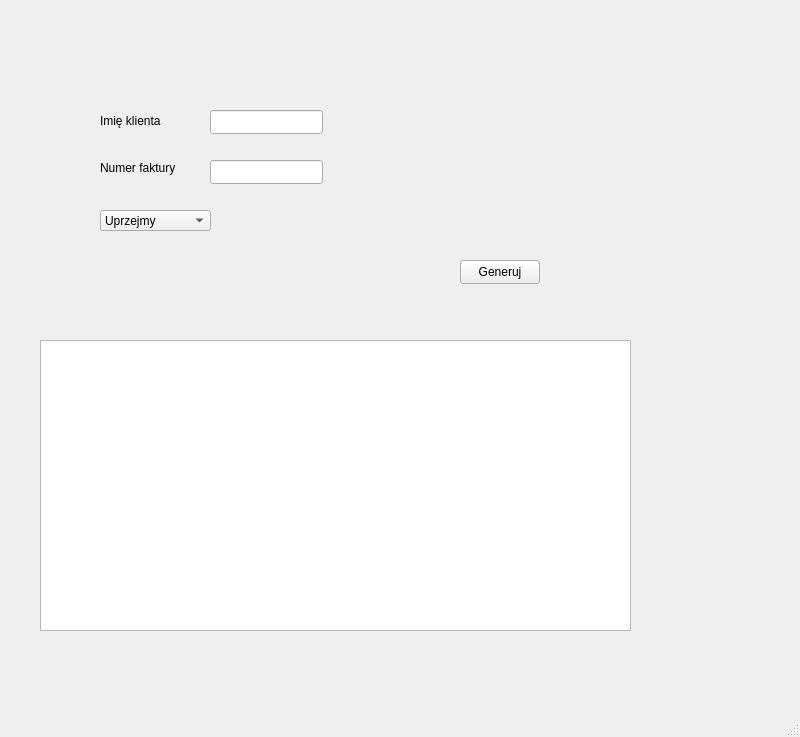
<?xml version="1.0" encoding="UTF-8"?>
<ui version="4.0">
 <class>MainWindow</class>
 <widget class="QMainWindow" name="MainWindow">
  <property name="geometry">
   <rect>
    <x>0</x>
    <y>0</y>
    <width>800</width>
    <height>737</height>
   </rect>
  </property>
  <property name="windowTitle">
   <string>MainWindow</string>
  </property>
  <widget class="QWidget" name="centralwidget">
   <widget class="QLabel" name="label">
    <property name="geometry">
     <rect>
      <x>100</x>
      <y>110</y>
      <width>101</width>
      <height>21</height>
     </rect>
    </property>
    <property name="text">
     <string>Imię klienta</string>
    </property>
   </widget>
   <widget class="QLabel" name="label_2">
    <property name="geometry">
     <rect>
      <x>100</x>
      <y>160</y>
      <width>101</width>
      <height>16</height>
     </rect>
    </property>
    <property name="text">
     <string>Numer faktury</string>
    </property>
   </widget>
   <widget class="QLineEdit" name="lineEdit">
    <property name="geometry">
     <rect>
      <x>210</x>
      <y>110</y>
      <width>113</width>
      <height>24</height>
     </rect>
    </property>
   </widget>
   <widget class="QLineEdit" name="lineEdit_2">
    <property name="geometry">
     <rect>
      <x>210</x>
      <y>160</y>
      <width>113</width>
      <height>24</height>
     </rect>
    </property>
   </widget>
   <widget class="QPushButton" name="pushButton">
    <property name="geometry">
     <rect>
      <x>460</x>
      <y>260</y>
      <width>80</width>
      <height>24</height>
     </rect>
    </property>
    <property name="text">
     <string>Generuj</string>
    </property>
   </widget>
   <widget class="QPlainTextEdit" name="plainTextEdit">
    <property name="geometry">
     <rect>
      <x>40</x>
      <y>340</y>
      <width>591</width>
      <height>291</height>
     </rect>
    </property>
   </widget>
   <widget class="QComboBox" name="comboBox">
    <property name="geometry">
     <rect>
      <x>100</x>
      <y>210</y>
      <width>111</width>
      <height>21</height>
     </rect>
    </property>
    <item>
     <property name="text">
      <string>Uprzejmy</string>
     </property>
    </item>
    <item>
     <property name="text">
      <string>Stanowczy</string>
     </property>
    </item>
    <item>
     <property name="text">
      <string>Ostateczny</string>
     </property>
    </item>
   </widget>
  </widget>
  <widget class="QMenuBar" name="menubar">
   <property name="geometry">
    <rect>
     <x>0</x>
     <y>0</y>
     <width>800</width>
     <height>21</height>
    </rect>
   </property>
  </widget>
  <widget class="QStatusBar" name="statusbar"/>
 </widget>
 <resources/>
 <connections/>
</ui>
